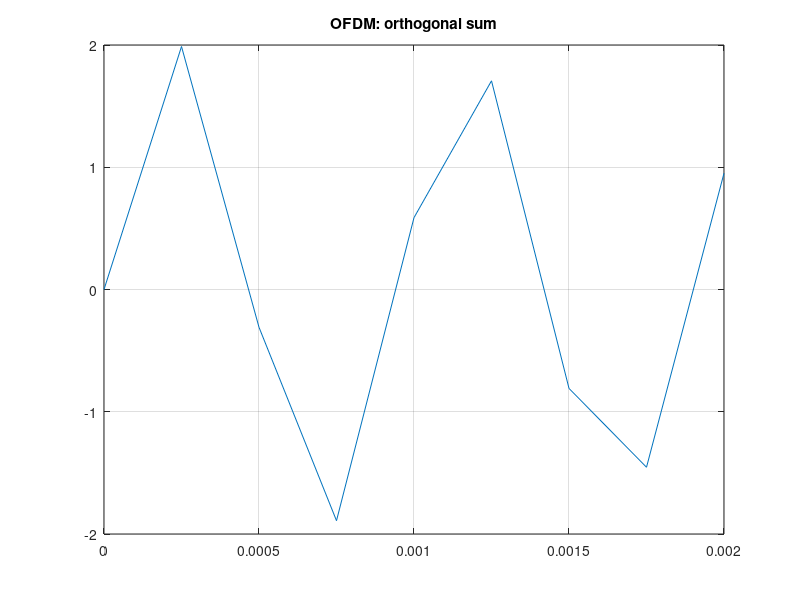
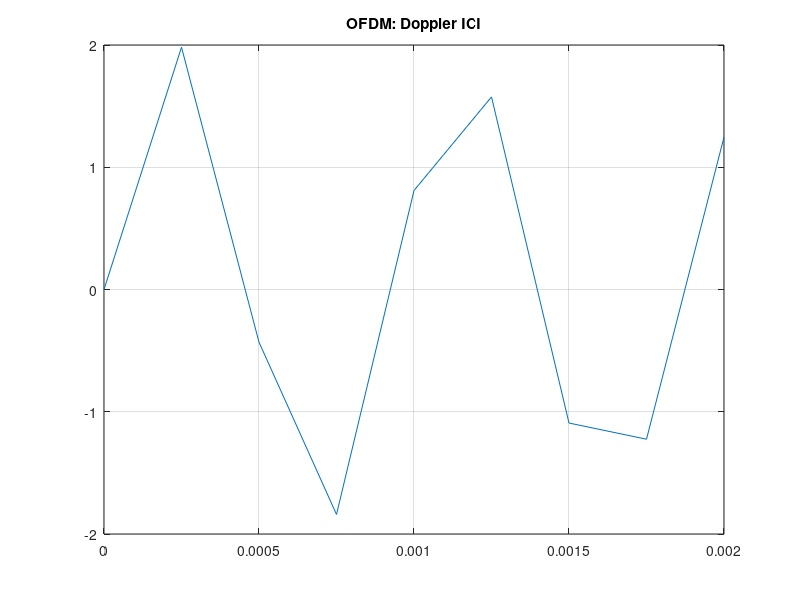

The MATLAB source for these figures, in order:
% OFDM: ортогональность и ICI
% sinc-поднесущие, доплеровский сдвиг

dop = 20; Nc = 8;
fs2 = 4000;
to = 0:1/fs2:2e-3;
base = 1e3;
Sub = zeros(Nc, numel(to));
for k = 1:Nc
    Sub(k,:) = sin(2*pi*(base + (k-1)*100)*to);
end
Sici = sin(2*pi*(base + (0:Nc-1)*100 + dop)'*to);
figure;
plot(to, Sub(1,:) + Sub(2,:));
title('OFDM: orthogonal sum'); grid on;
figure;
plot(to, Sici(1,:) + Sici(2,:));
title('OFDM: Doppler ICI'); grid on;

%{
@play
{
 "title": "OFDM: ортогональность и ICI",
 "groups": [
  {
   "name": "Канал",
   "controls": [
    {
     "var": "dop",
     "label": "Доплер Гц",
     "min": 0,
     "max": 50,
     "step": 5,
     "default": 20
    }
   ]
  }
 ]
}
%}
